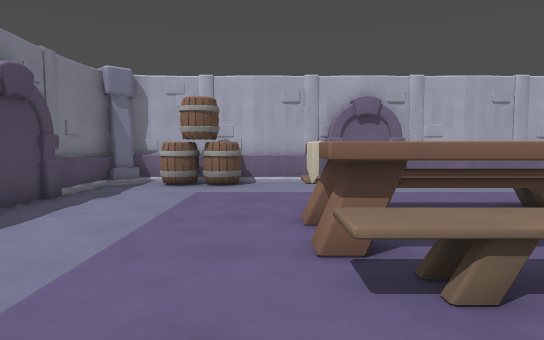
view 1 (above)

15 first-person views from a walk through a level from a Godot 3-D game. The camera is 1.3 m above the floor, tilts 4° down and sees 75° across. The floor is counted in squares, 1 m on a side. Each view is taken from the middle of a square. On the plan, view 1 faces up. The plan holds only what a view shows up to about 15 squares ahead; the rest is blank. Characters and animated objects are left out.

view 2
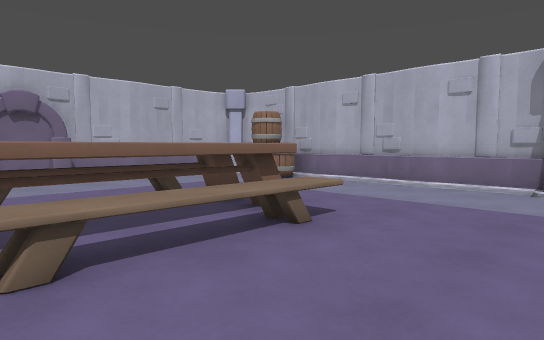

view 3
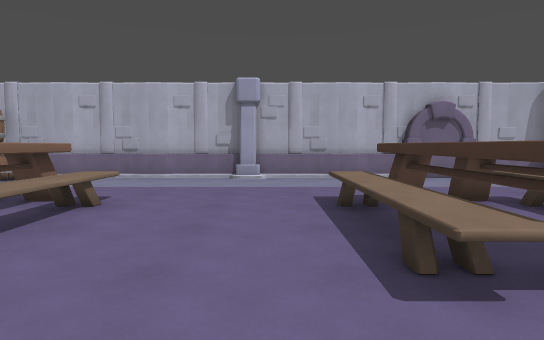

view 4
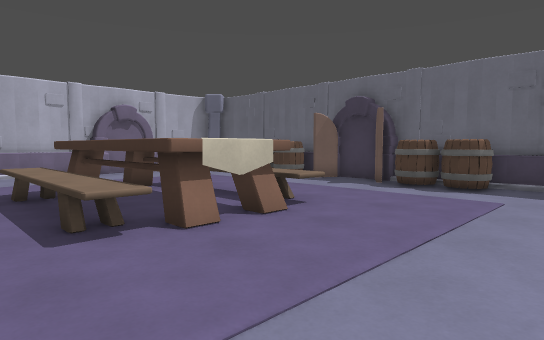

view 5
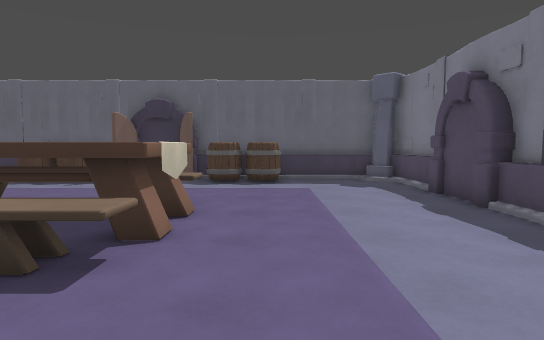

view 6
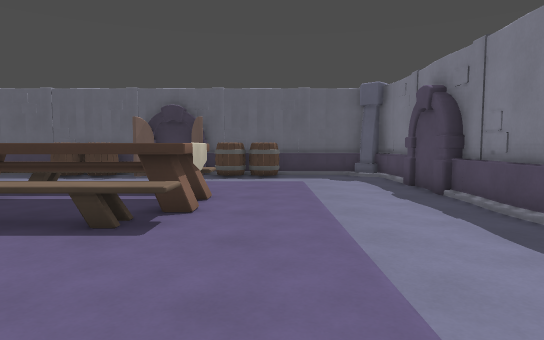

view 7
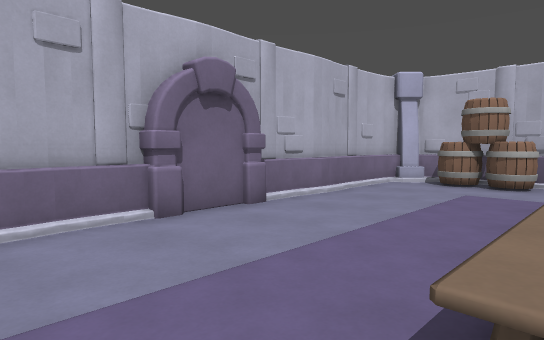

view 8
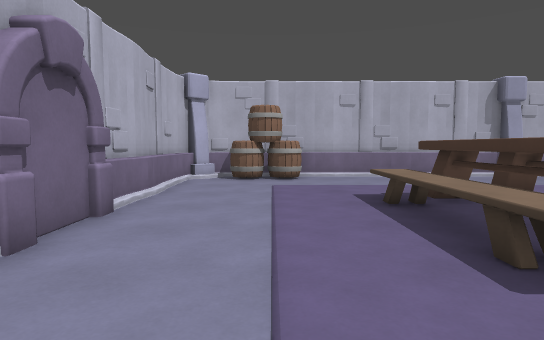

view 9
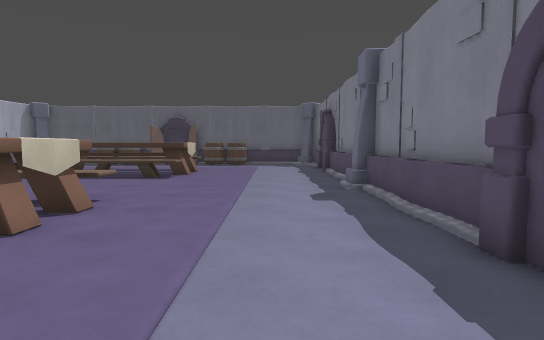

view 10
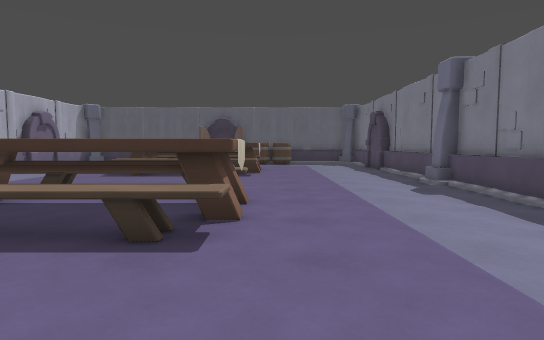

view 11
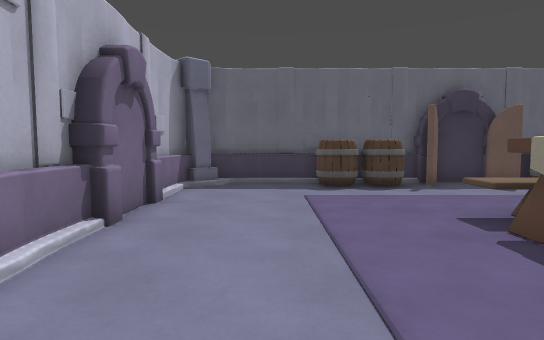

view 12
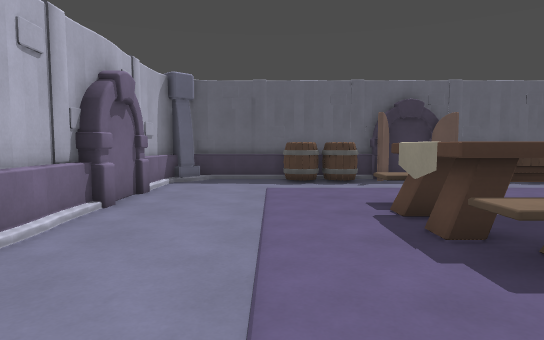

view 13
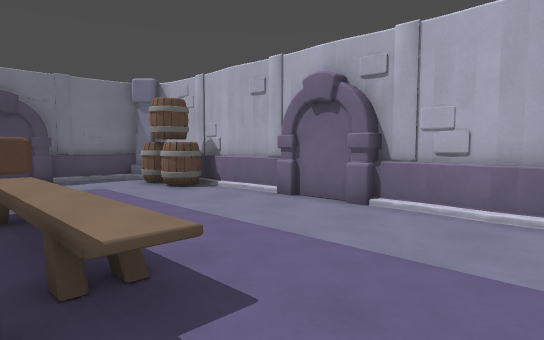

view 14
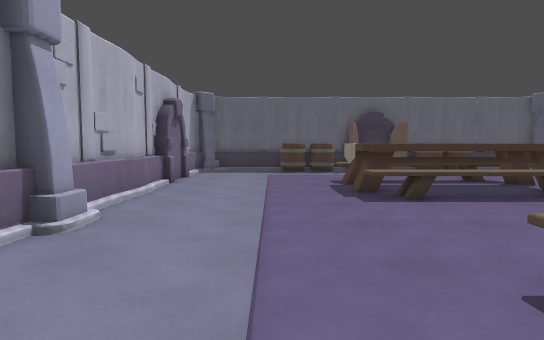

view 15
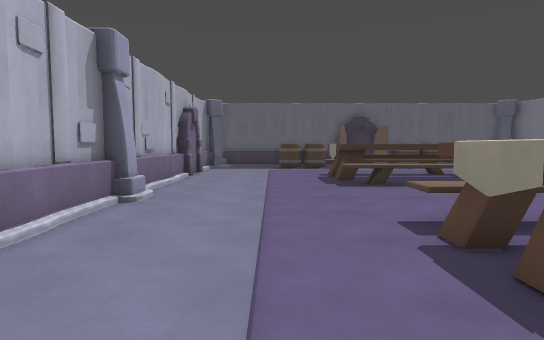

### Floor plan
Key: @ floor where view 1 was taken; # wall or solid block; . floor; = window, fence, low wall or low ledge; ^ raised ledge; O other object.
Columns run from 6 left of view 1 to 13 right of it. Each row starts with its distance up from view 1.
 14  ##################
 13 ###OO............=##
 12 #.OOOO.............#
 11 #................OO#
 10 #................OO#
  9 #.................O#
  8 #..................#
  7 #......^^^^^^......#
  6 #......^^^^^^......#
  5 #......^^   ^......#
  4 #......^^^^^^......#
  3 #......^^^^^^......#
  2 #..................#
  1 #..................#
  0 #.....@............#
 -1 #..................#
 -2 #..................#
 -3 #......^^^^^^......#
 -4 #......^^^^^^......#
 -5 #......^    ^......#
 -6 #......^^^^^^......#
 -7 #......^^ ^^^......#
 -8 #..................#
 -9 #..................#
-10 #..................#
-11 #..................#
-12 #....OOO....OOO....#
-13 ##=..OOO#..#OOO..=##
-14  ##################

Where each view was taken, in squares from view 1:
view 1: 0 up, 0 right, facing up
view 2: 1 down, 1 right, facing up-right
view 3: 1 down, 2 left, facing right
view 4: 1 down, 4 left, facing down-right
view 5: 1 up, 1 left, facing down
view 6: 3 up, 1 left, facing down
view 7: 7 up, 1 left, facing up-right
view 8: 10 up, 2 left, facing right
view 9: 11 up, 3 left, facing down
view 10: 12 up, 0 right, facing down
view 11: 1 down, 10 right, facing down
view 12: 1 up, 9 right, facing down
view 13: 6 up, 9 right, facing up-left
view 14: 6 up, 9 right, facing down
view 15: 9 up, 9 right, facing down
